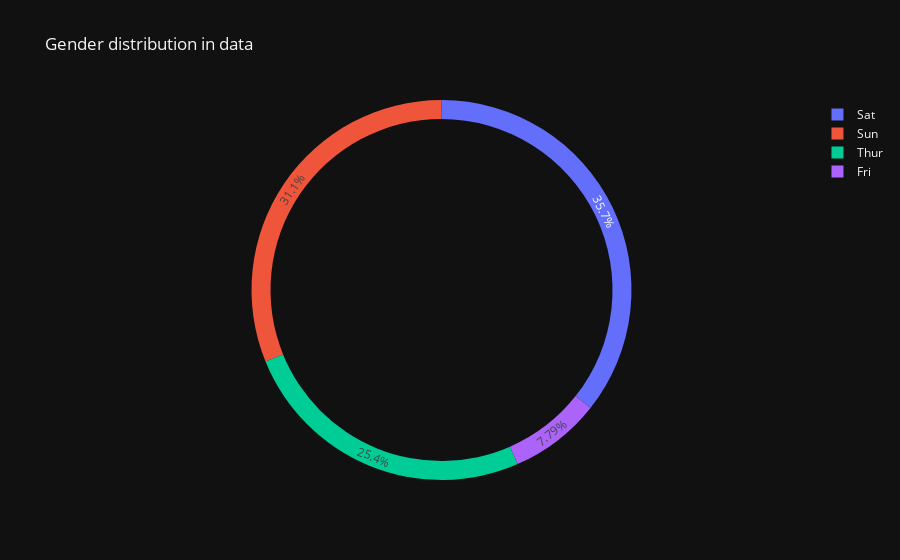

The code cell stored with this chart in its notebook:
### Code cell
gender_count=tips['day'].value_counts()
px.pie(gender_count,gender_count.index,gender_count.values,hole=0.9,title='Gender distribution in data',
       template='plotly_dark',
       )

### Figure 1 — Plotly figure (JSON) as saved in the notebook; plotly's stock layout.template omitted (floating-point values rounded to 4 significant figures)
{"data": [{"domain": {"x": [0, 1], "y": [0, 1]}, "hole": 0.9, "hovertemplate": "day=%{label}<br>value=%{value}<extra></extra>", "labels": ["Sat", "Sun", "Thur", "Fri"], "legendgroup": "", "name": "", "showlegend": true, "type": "pie", "values": [87, 76, 62, 19]}], "layout": {"legend": {"tracegroupgap": 0}, "title": {"text": "Gender distribution in data"}}}
